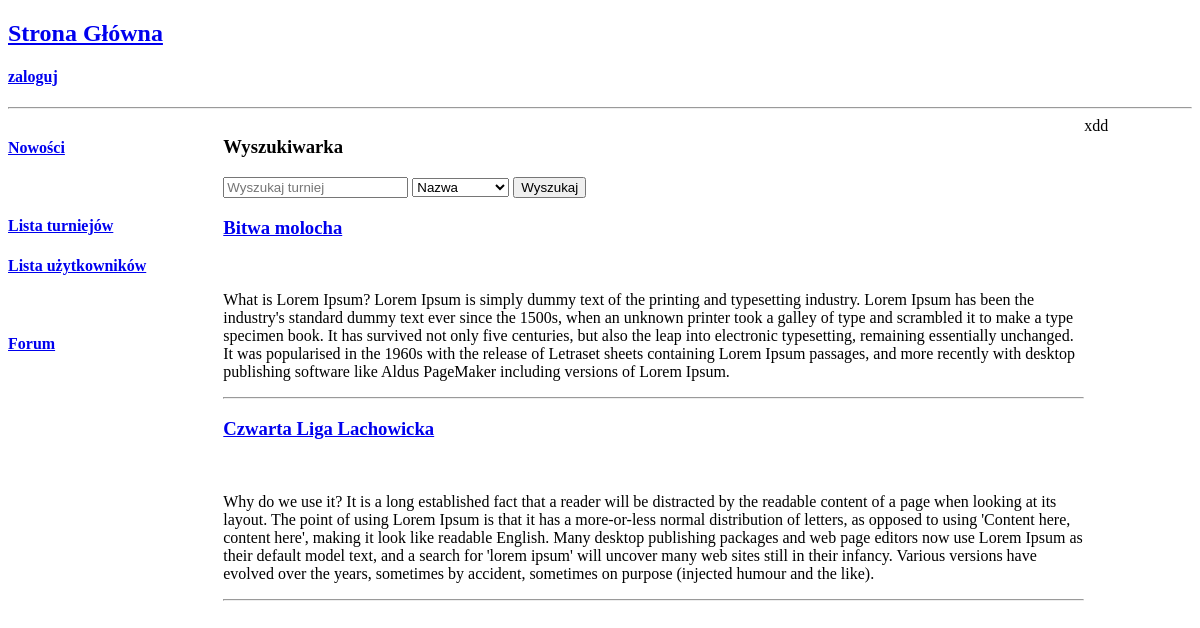
Page /lista-turniejów on the earlier database version.
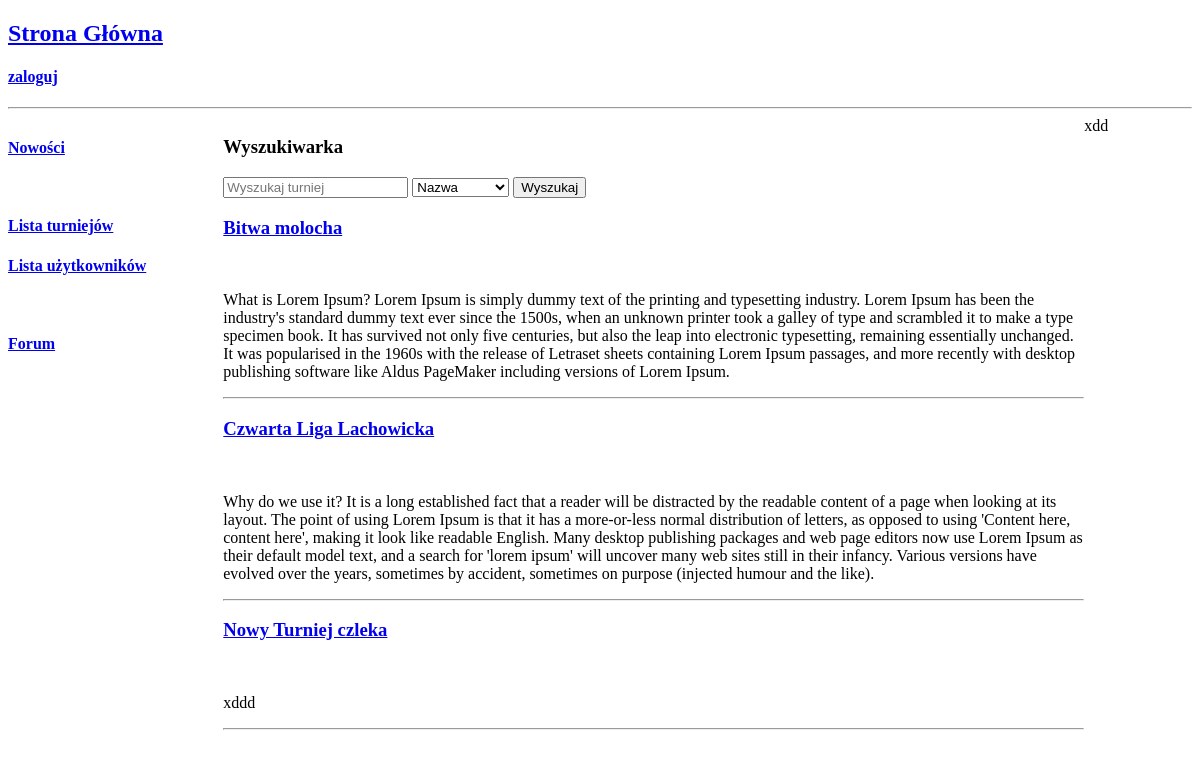
Same page on the later database version.
### base/models.py (models this page shows, shortened)
class Tournaments(models.Model):
    host = models.ForeignKey(User, on_delete = models.SET_NULL, null = True)
    name = models.CharField(max_length = 255)
    description = models.TextField(null = True, blank = True)
    rules = models.TextField(null = True, blank = True)
    participants = models.ManyToManyField(User, related_name = 'participants', blank = True)
    created = models.DateTimeField(auto_now_add = True)

### base/views.py (called while the page is built)
def tournaments_list(request):
    tournaments = Tournaments.objects.all()
    context = {'tournaments': tournaments}
    return render(request, 'base/tournaments_list.html', context)

### base/templates/base/tournaments_list.html (shortened to what this page needs)
{% extends 'base/main_home.html' %}
{% block home_content %}
<div>
    <div>
        <h3>Wyszukiwarka</h3>
        <form method="POST" action="{% url 'search' %}">
            <input type="text" name="home_search" placeholder="Wyszukaj turniej" />
            <select name="home_select">
                <optgroup label="Szukaj turnieju">
                    <option value="tournament_name">Nazwa</option>
                </optgroup>
            </select>
            <button type="submit">Wyszukaj</button>
        </form>
    </div>
    {% for tournament in tournaments %}
        <div>
            <h3><strong><a href = "{% url 'tournament' tournament.id %}"> {{ tournament.name }} </a></strong></h3>
            <br>
            <p>{{ tournament.description }}</p>
        </div>
        <hr>
    {% endfor %}
</div>
{% endblock home_content %}

Differences in the rows shown:
added Tournaments: name "Nowy Turniej czleka", description "xddd"
